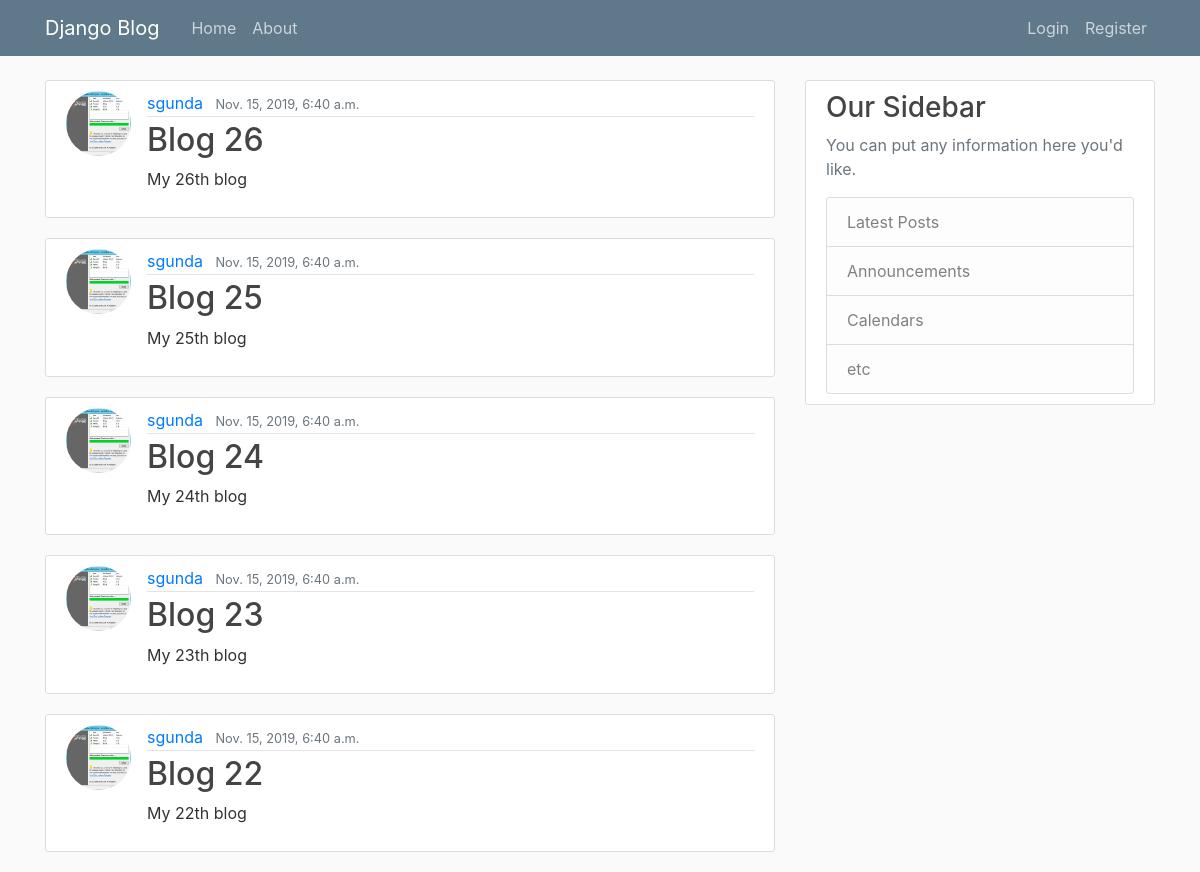
The page / on the database its author committed.
### blog/models.py (models this page shows, shortened)
class Post(models.Model):
    title = models.CharField(max_length=100)
    content = models.TextField()
    date_posted = models.DateTimeField(default=timezone.now)
    author = models.ForeignKey(User, on_delete=models.CASCADE)

### users/models.py (models this page shows, shortened)
class Profile(models.Model):
    user = models.OneToOneField(User, on_delete=models.CASCADE)
    image = models.ImageField(default='default.jpg', upload_to='profile_pics')

### blog/views.py (the view)
# urls.py: path('', PostListView.as_view(), name='blog-home'),
class PostListView(ListView):
    model = Post
    template_name = 'blog/home.html'
    context_object_name = 'posts'
    ordering = ['-date_posted']
    paginate_by = 5

### blog/templates/blog/home.html
{% extends "blog/base.html" %}
{% block content %}
    {% for post in posts %}
        <article class="media content-section">
          <img class="rounded-circle article-img" src="{{ post.author.profile.image.url }}">
          <div class="media-body">
            <div class="article-metadata">
              <a class="mr-2" href="#">{{ post.author }}</a>
              <small class="text-muted">{{ post.date_posted }}</small>
            </div>
            <h2><a class="article-title" href="{%url 'post-detail' post.id%}">{{ post.title }}</a></h2>
            <p class="article-content">{{ post.content }}</p>
          </div>
        </article>
    {% endfor %}
{% endblock content %}

### blog/Static/blog/main.css (style rules this page uses)
body { background: #fafafa; color: #333333; margin-top: 5rem; }
h1, h2, h3, h4, h5, h6 { color: #444444; }
.content-section { background: #ffffff; padding: 10px 20px; border: 1px solid #dddddd; border-radius: 3px; margin-bottom: 20px; }
.article-title { color: #444444; }
.article-content { white-space: pre-line; }
.article-img { height: 65px; width: 65px; margin-right: 16px; }
.article-metadata { padding-bottom: 1px; margin-bottom: 4px; border-bottom: 1px solid #e3e3e3 }

### rows shown on the page
Post: author.profile.image (picture), author "sgunda", date_posted "Nov. 15, 2019, 6:40 a.m.", title "Blog 26", content "My 26th blog"
Post: author.profile.image (picture), author "sgunda", date_posted "Nov. 15, 2019, 6:40 a.m.", title "Blog 25", content "My 25th blog"
Post: author.profile.image (picture), author "sgunda", date_posted "Nov. 15, 2019, 6:40 a.m.", title "Blog 24", content "My 24th blog"
Post: author.profile.image (picture), author "sgunda", date_posted "Nov. 15, 2019, 6:40 a.m.", title "Blog 23", content "My 23th blog"
Post: author.profile.image (picture), author "sgunda", date_posted "Nov. 15, 2019, 6:40 a.m.", title "Blog 22", content "My 22th blog"
